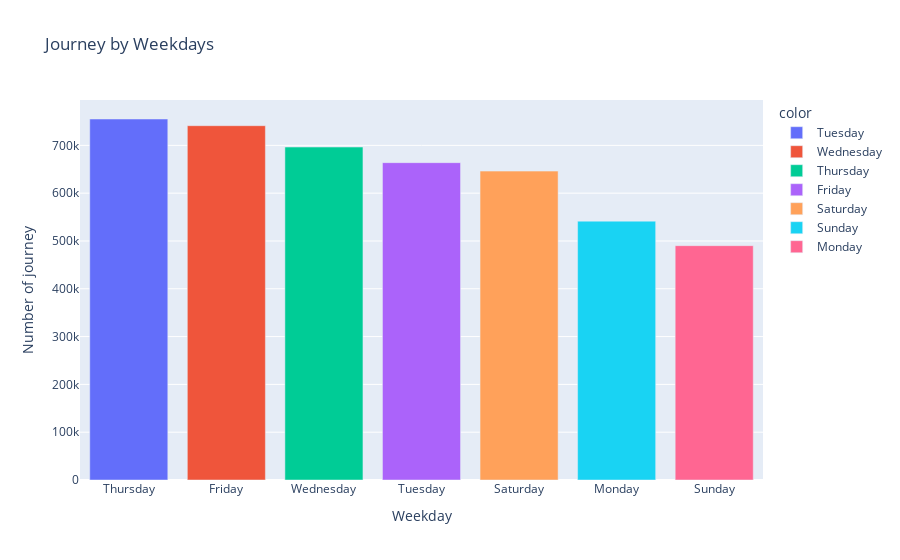

Notebook code for this chart:
### Code cell
plt.figure(figsize=(20,15))
fig1=px.bar(df,
    x=df.weekday.value_counts().index,
    y=df.weekday.value_counts(),
    title="Journey by Weekdays",
    color=df.weekday.unique()
    # color=color_list_func(7)
)
fig1.update_layout(xaxis_title="Weekday",yaxis_title="Number of journey")

### Figure 1 — Plotly figure (JSON) as saved in the notebook; plotly's stock layout.template omitted (floating-point values rounded to 4 significant figures)
{"data": [{"alignmentgroup": "True", "hovertemplate": "color=Tuesday<br>x=%{x}<br>y=%{y}<extra></extra>", "legendgroup": "Tuesday", "marker": {"color": "#636efa"}, "name": "Tuesday", "offsetgroup": "Tuesday", "orientation": "v", "showlegend": true, "textposition": "auto", "type": "bar", "x": ["Thursday"], "xaxis": "x", "y": [755145], "yaxis": "y"}, {"alignmentgroup": "True", "hovertemplate": "color=Wednesday<br>x=%{x}<br>y=%{y}<extra></extra>", "legendgroup": "Wednesday", "marker": {"color": "#EF553B"}, "name": "Wednesday", "offsetgroup": "Wednesday", "orientation": "v", "showlegend": true, "textposition": "auto", "type": "bar", "x": ["Friday"], "xaxis": "x", "y": [741139], "yaxis": "y"}, {"alignmentgroup": "True", "hovertemplate": "color=Thursday<br>x=%{x}<br>y=%{y}<extra></extra>", "legendgroup": "Thursday", "marker": {"color": "#00cc96"}, "name": "Thursday", "offsetgroup": "Thursday", "orientation": "v", "showlegend": true, "textposition": "auto", "type": "bar", "x": ["Wednesday"], "xaxis": "x", "y": [696488], "yaxis": "y"}, {"alignmentgroup": "True", "hovertemplate": "color=Friday<br>x=%{x}<br>y=%{y}<extra></extra>", "legendgroup": "Friday", "marker": {"color": "#ab63fa"}, "name": "Friday", "offsetgroup": "Friday", "orientation": "v", "showlegend": true, "textposition": "auto", "type": "bar", "x": ["Tuesday"], "xaxis": "x", "y": [663789], "yaxis": "y"}, {"alignmentgroup": "True", "hovertemplate": "color=Saturday<br>x=%{x}<br>y=%{y}<extra></extra>", "legendgroup": "Saturday", "marker": {"color": "#FFA15A"}, "name": "Saturday", "offsetgroup": "Saturday", "orientation": "v", "showlegend": true, "textposition": "auto", "type": "bar", "x": ["Saturday"], "xaxis": "x", "y": [646114], "yaxis": "y"}, {"alignmentgroup": "True", "hovertemplate": "color=Sunday<br>x=%{x}<br>y=%{y}<extra></extra>", "legendgroup": "Sunday", "marker": {"color": "#19d3f3"}, "name": "Sunday", "offsetgroup": "Sunday", "orientation": "v", "showlegend": true, "textposition": "auto", "type": "bar", "x": ["Monday"], "xaxis": "x", "y": [541472], "yaxis": "y"}, {"alignmentgroup": "True", "hovertemplate": "color=Monday<br>x=%{x}<br>y=%{y}<extra></extra>", "legendgroup": "Monday", "marker": {"color": "#FF6692"}, "name": "Monday", "offsetgroup": "Monday", "orientation": "v", "showlegend": true, "textposition": "auto", "type": "bar", "x": ["Sunday"], "xaxis": "x", "y": [490180], "yaxis": "y"}], "layout": {"barmode": "relative", "legend": {"title": {"text": "color"}, "tracegroupgap": 0}, "title": {"text": "Journey by Weekdays"}, "xaxis": {"anchor": "y", "domain": [0, 1], "title": {"text": "Weekday"}}, "yaxis": {"anchor": "x", "domain": [0, 1], "title": {"text": "Number of journey"}}}}
